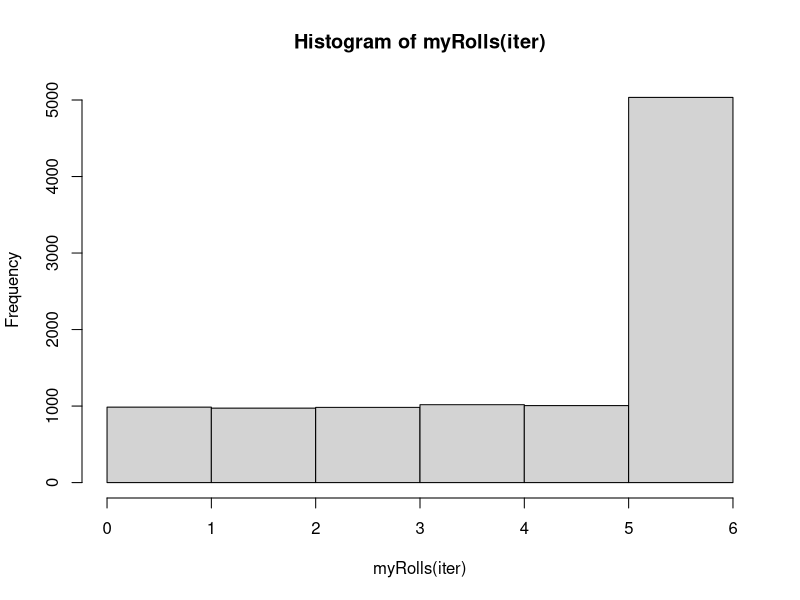
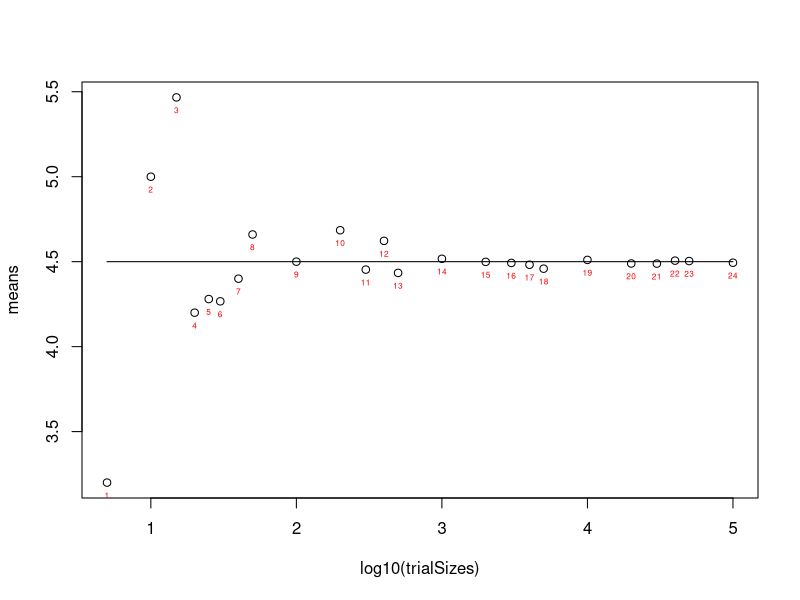

The R script that drew these images, in order: (Note: this script raises an error after producing the figures.)
# a "loaded" die that has a 10% chance of getting a 1-5 and a 50% chance of getting a 6.
rm(list=ls())

# 1 What is the mean and variance for the loaded dice?
loaded <- 1:6
myMean <- sum(1/10 * (1:5)) + 1/2 * 6
myVar <- sum((loaded[1:5] - myMean)^2) * 1/10 + 1/2 *(6 - myMean)^2
# ANSWER:
" mean: 4.5, variance: 3.25"

# 2 Make a function in R that "rolls" this dice; return a vector containing the rolls. 
iter <- 10000
myRolls <- function(times){
  outcomes <- vector(length=times, mode="double")
  for (i in 1: times){
    outcomes[i] <- sample(1:6, 1, prob = c(rep(1/10,5),1/2))
  }
  return(outcomes)
}
myRolls(iter)

# 3 Make a histogram of some large number of rolls.  
# Do the rolls of the loaded die approximate a uniform distribution?
hist(myRolls(iter), breaks=0:6)
# ANSWER:
" The rolls of the loaded die does not approximate a uniform distribution. We see more of a 6"

# 4 number of rolls for convergence
trialSizes <- c(5,10,15,20,25,30,40,50,100,200,300,400,500,1000,2000,3000,4000,5000,
                10000,20000,30000,40000,50000,100000)
means <- c()
vars <- c()
for (m in trialSizes){
  rolls <- vector(length=m, mode="double")
  rolls <- myRolls(m)
  means <- c(means,mean(rolls))
  vars <- c(vars, var(rolls))
}
myLabels <- factor(1:length(trialSizes))
plot(log10(trialSizes), means)
text(log10(trialSizes), means, label=myLabels, pos=1, cex=0.5, col="red")
lines(log10(trialSizes),rep(myMean,length(trialSizes)))
windows()
plot(log10(trialSizes), vars)
text(log10(trialSizes), vars, label=myLabels, pos=1, cex=0.5, col="red")
lines(log10(trialSizes),rep(myVar,length(trialSizes)))
# ANSWER:
" After a few attemps, it seems that both means vs. trial size plot and 
 variance vs. trial size plot started getting convergence on the expected value
 from the 15th value of the trialSize vector, which is 2000." 

####################################################################################